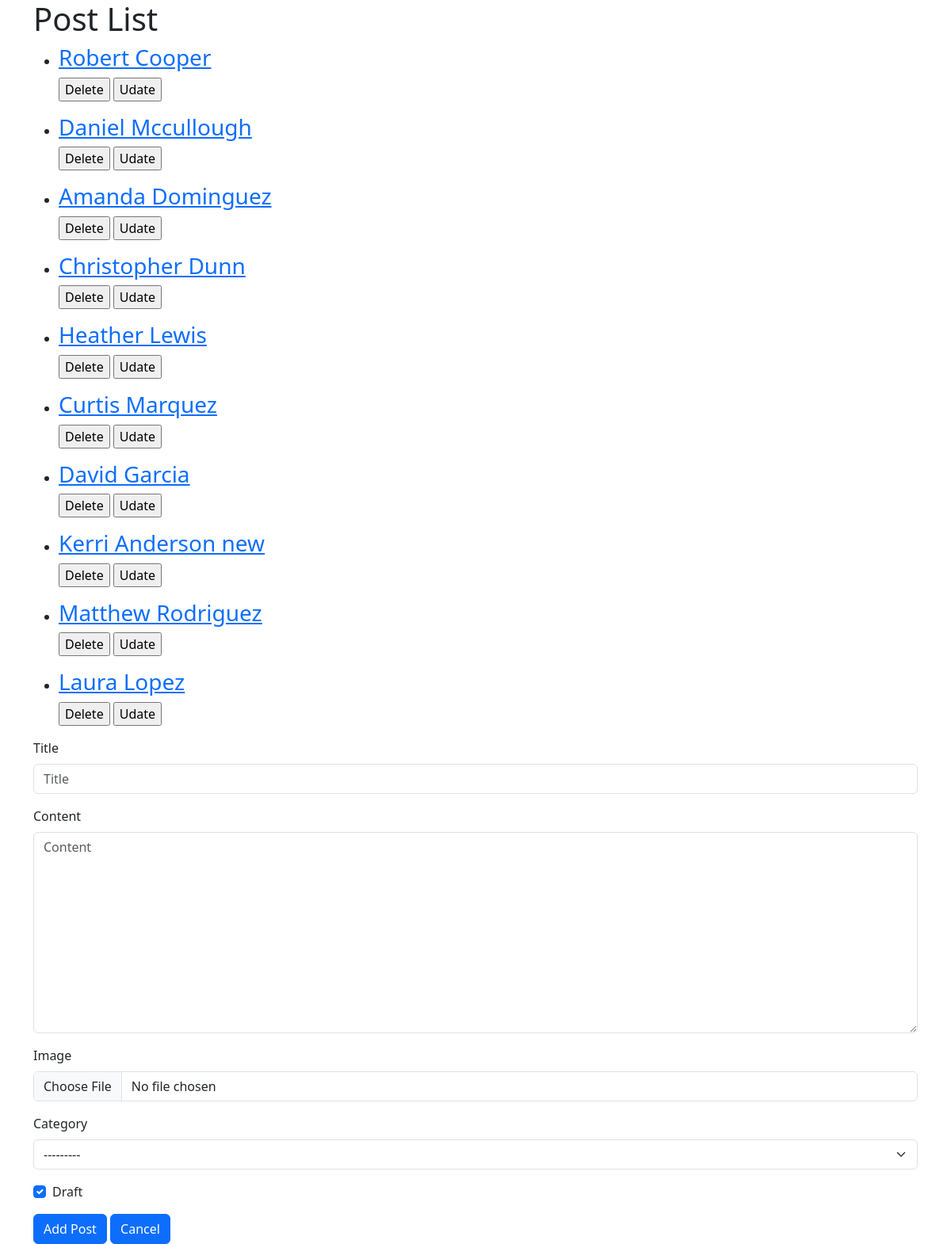
Screenshot of /blog/ with the database file from the repository.
### blog/models.py (models this page shows, shortened)
class Post(models.Model):
    user=models.ForeignKey(User,related_name='post_user',on_delete=models.CASCADE)
    title=models.CharField(max_length=120)
    content=models.TextField(max_length=2500)
    image=models.ImageField(upload_to='photo_post')
    publish_date=models.DateTimeField(default=timezone.now)
    tags = TaggableManager()
    category=models.ForeignKey('Category',related_name='post_category',on_delete=models.SET_NULL,null=True,blank=True)
    slug=models.SlugField(null=True,blank=True)
    draft=models.BooleanField(default=True)
    def __str__(self):
        return self.title

### blog/views.py (the view)
# urls.py: path('',views.post_list,name='post-list'),
def post_list(request):
    posts=Post.objects.all().order_by('-id')[:10]
    if request.method=='POST':
         form=PostForm(request.POST,request.FILES)
         if form.is_valid():
             myform=form.save(commit=False)
             myform.user=request.user
             myform.save()
             return redirect('/blog/')
    else:
        form=PostForm()
    context={
        'posts':posts,
        'form':form
    }
    return render(request,'blog/post_list.html',context)

### blog/forms.py
class PostForm(forms.ModelForm):
    class Meta:
        model=Post
        fields=['title','content','image','category','draft']

### blog/models.py (called while the page is built)
    def __str__(self):
        return self.name

### blog/templates/blog/post_list.html (shortened to what this page needs)
{% load django_bootstrap5 %}
<!doctype html>
<html lang="en">
  <head>
    <link href="https://cdn.jsdelivr.net/npm/bootstrap@5.3.5/dist/css/bootstrap.min.css" rel="stylesheet">
  </head>
  <body>
    <div class="container">
        <h1>Post List</h1>
        {% for object in posts %}
        <ul>
            <li>
                <a href="/blog/{{object.slug}}"><h3>{{object}}</h3></a>
            </li>
            <input type="submit" value="Delete">
            <input type="submit" value="Udate">
        </ul>
    {% endfor %}
    <form action="" method="post" enctype="multipart/form-data">
        {% bootstrap_form form %}
        {% bootstrap_button button_type="submit" content="Add Post" %}
        {% bootstrap_button button_type="reset" content="Cancel" %}
    </form>
    </div>
  </body>
</html>

### rows the page displays
Post: title "Robert Cooper"
Post: title "Daniel Mccullough"
Post: title "Amanda Dominguez"
Post: title "Christopher Dunn"
Post: title "Heather Lewis"
Post: title "Curtis Marquez"
Post: title "David Garcia"
Post: title "Kerri Anderson new"
Post: title "Matthew Rodriguez"
Post: title "Laura Lopez"
